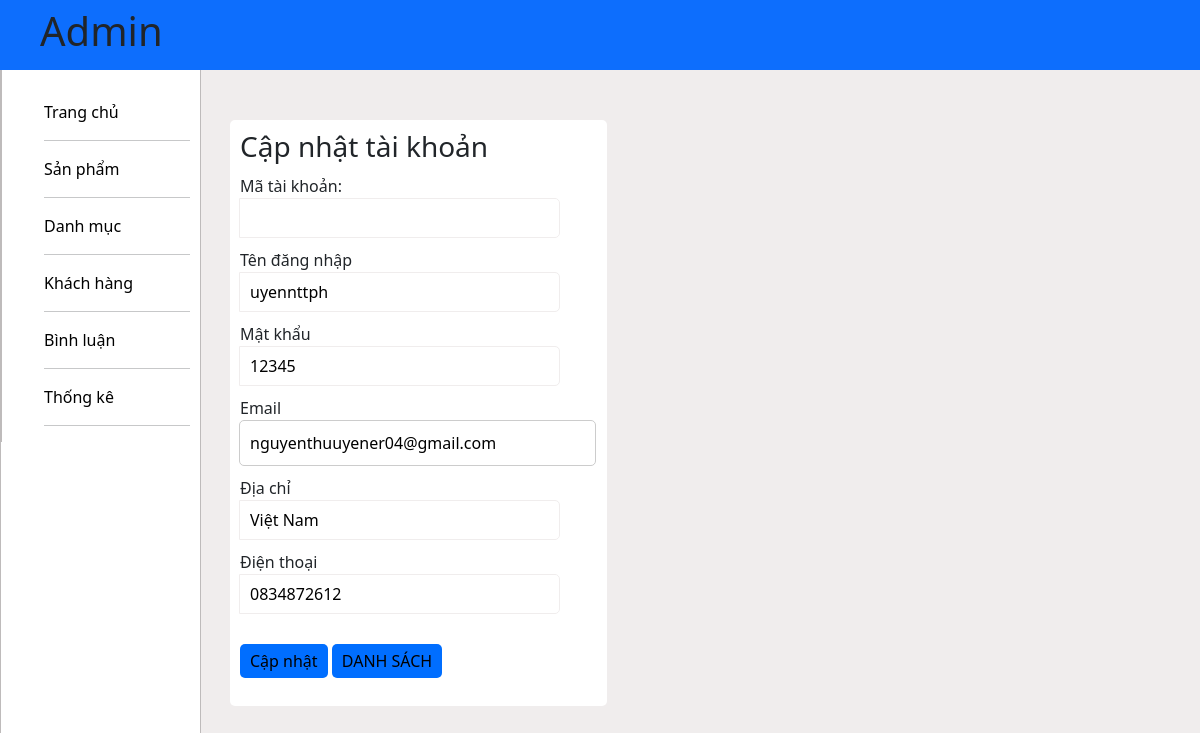
/admin/index.php?act=suatk&id=4 (signed in), run on the app's committed database.
### tables this page shows
CREATE TABLE `taikhoan` (
  `id` int(10) NOT NULL,
  `user` varchar(50) NOT NULL,
  `pass` varchar(50) NOT NULL,
  `email` varchar(255) NOT NULL,
  `address` varchar(255) DEFAULT NULL,
  `tel` varchar(20) DEFAULT NULL,
  `role` tinyint(4) NOT NULL DEFAULT 0
);

### model/pdo.php (called while the page is built, shortened)
<?php
function pdo_get_connection(){
    $servername = "localhost";
    $username = "root";
    $password = "";
    try {
        $conn = new PDO("mysql:host=$servername;dbname=du_an_1", $username, $password);
        $conn->setAttribute(PDO::ATTR_ERRMODE, PDO::ERRMODE_EXCEPTION);
        return $conn;
    } catch(PDOException $e) {
        echo "Connection failed: " . $e->getMessage();
    }
}
function pdo_query_one($sql){
    $sql_args=array_slice(func_get_args(),1);
    try{
        $conn=pdo_get_connection();
        $stmt=$conn->prepare($sql);
        $stmt->execute($sql_args);
        $row=$stmt->fetch(PDO::FETCH_ASSOC);
        return $row;
    }
    catch(PDOException $e){
        throw $e;
    }
    finally{
        unset($conn);
    }
}
?>

### model/taikhoan.php (called while the page is built, shortened)
<?php
function loadone_taikhoan($id){
  $sql = "select * from taikhoan where id=" . $id;
  $tk = pdo_query_one($sql);
  return $tk;
}
?>

### admin/taikhoan/update.php (the view, shortened to what this page needs)
<div class="center">
  <section class="function-prds">
    <form action="index.php?act=updatetk" method="post">
                <?php
                    extract($tk);
                ?>
    <div class="form-function-wrapper">
      <h3>Cập nhật tài khoản</h3>
      <form action="index.php?act=addtk" method="post" class="form-function" enctype="multipart/form-data">
        <div class="input-group">
           <span class="input__name"> Mã tài khoản: </span>
           <input type="text" name="matk" id="" disabled class="input__content">
        </div>
        <div class="input-group">
                Tên đăng nhập<br>
                <input type="text" value="<?=$user?>" name="user" id="" class="input__content">
        </div>
                <div class="input-group">
                Mật khẩu <br>
                <input type="text"  value="<?=$pass?>" name="pass" id="" class="input__content">
                </div>
                <div class="input-group">
                Email <br>
                <input  value="<?=$email?>" style="width: 100%;border: 1px #CCC solid;padding: 10px;border-radius: 5px;" type="email" name="email" id="">
                </div>
                <div class="input-group">
                Địa chỉ <br>
                <input type="text" value="<?=$address?>"  name="address" id="" class="input__content">
                </div>
                <div class="input-group">
                Điện thoại <br>
                <input type="text"  value="<?=$tel?>" name="tel" id="" class="input__content">
                </div>
        <a href="index.php?act=dskh"> <input type="submit" value="Cập nhật" name="capnhat" id="" class="btn-implement btn-action" ></a>
        <a href="index.php?act=dskh"><input type="button" value="DANH SÁCH" name="" id="" class="btn-implement btn-action"></a>
    </form>
    </div>
    </div>

### css/css/admin.css (style rules this page uses)
* { margin: 0; padding: 0; box-sizing: border-box; }
:root { --color-primary:rgba(254, 184, 0, 1); --color-reference:rgba(55, 14, 70, 1); --color-white:rgb(240, 237, 237); }
.center { flex: 1; background: rgb(240, 237, 237); padding: 120px 30px 50px 230px; }
.function-prds { display: grid; grid-template-columns: 0.7fr 1fr; gap: 24px; }
.form-function-wrapper { background: white; border-radius: 5px; padding: 10px; overflow: hidden; }
.btn-action { text-decoration: none; color: black; border: #06efff; background: #006eff; border-radius: 5px; padding: 5px 10px 5px 10px; }
.input-group { margin: 10px 0px 0px 0px; }
.input__content { width: 100%; height: 35px; border-radius: 5px 5px 5px 5px; background: #e8e9eb; border: none; }
.btn-implement { margin: 30px 0px 10px 0px; }
.input__content { width: 90%; height: 40px; border: 1px solid var(--color-white); background: white; margin-left: 5%; padding-left: 10px; }

### data on the page
taikhoan: user "uyennttph", pass "12345", email "nguyenthuuyener04@gmail.com", address "Việt Nam", tel "0834872612"
